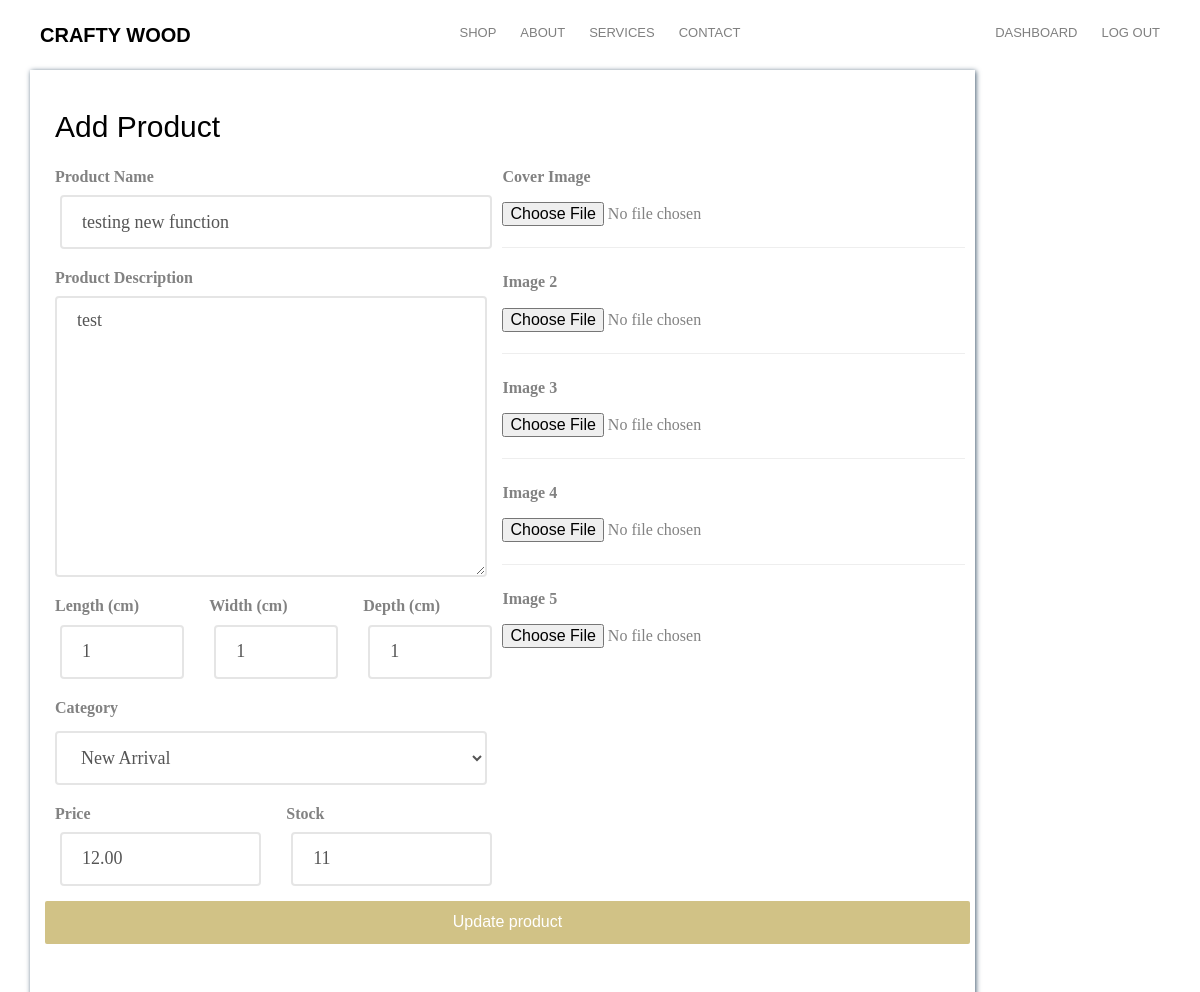
Before: /updateproduct/1 (signed in) with the older database file.
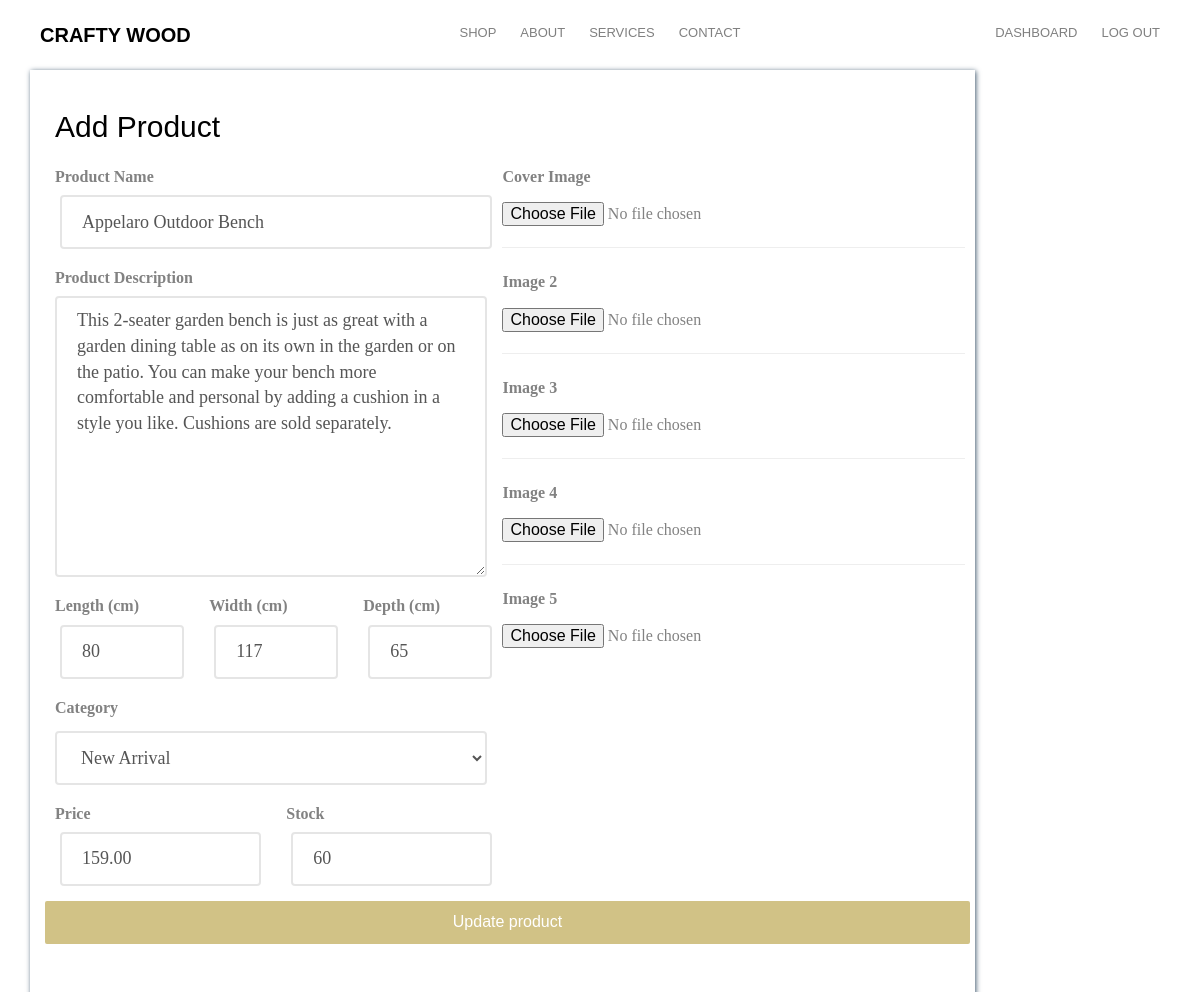
After: the same page with the newer database file.
### ecommercesite/database.py (models this page shows, shortened)
class Addproducts(db.Model):
    __searchable__ = ['name','description']
    id = db.Column(db.Integer, primary_key=True)
    name = db.Column(db.String(80), nullable=False)
    description = db.Column(db.Text, nullable=False)
    length = db.Column(db.Integer, nullable=False)
    width = db.Column(db.Integer, nullable=False)
    depth = db.Column(db.Integer, nullable=False)
    category_id = db.Column(db.Integer, db.ForeignKey('category.id'),nullable=False)
    category = db.relationship('Category',backref=db.backref('categories', lazy=True))
    price = db.Column(db.Numeric(10,2), nullable=False)
    stock = db.Column(db.Integer, nullable=False)
    pub_date = db.Column(db.DateTime, nullable=False,default=datetime.utcnow)
    image_1 = db.Column(db.String(150), nullable=False, default='product-single-1.jpg')
    image_2 = db.Column(db.String(150), nullable=False, default='product-single-2.jpg')
    image_3 = db.Column(db.String(150), nullable=False, default='product-single-3.jpg')
    image_4 = db.Column(db.String(150), nullable=False, default='product-single-4.jpg')
    image_5 = db.Column(db.String(150), nullable=False, default='product-single-5.jpg')

### ecommercesite/routes.py (the view, shortened to what this page needs)
@app.route('/updateproduct/<int:id>', methods=['GET','POST'])
@login_required
@admin_required
def update_product(id):
    form = UpdateProductForm()
    product = Addproducts.query.get_or_404(id)
    categories = Category.query.all()
    category = form.category.data
    form.name.data = product.name
    form.description.data = product.description
    form.length.data = product.length
    form.width.data = product.width
    form.depth.data = product.depth
    form.price.data = product.price
    form.stock.data = product.stock
    category = product.category_id
    return render_template('admin/add_product.html', form=form, title='Update Product',getproduct=product, categories=categories)

### ecommercesite/database.py (called while the page is built)
@login_manager.user_loader
def load_user(user_id):
    return User.query.get(int(user_id))

### ecommercesite/routes.py (called while the page is built)
def admin_required(f):
    @wraps(f)
    def wrap(*args, **kwargs):
        if current_user.role == "admin":
            return f(*args, **kwargs)
        else:
            abort(401)
    return wrap

### ecommercesite/templates/admin/add_product.html (shortened to what this page needs)
{% extends 'layout.html' %}
{% block content %}
<div class="container tm-mt-big tm-mb-big">
    <div class="row">
          <div class="col-xl-9 col-lg-10 col-md-12 col-sm-12 mx-auto">
            <div class="tm-bg-primary-dark tm-block tm-block-h-auto" id="add_productform">
              <div class="row">
                <div class="col-12">
                  <h2 class="tm-block-title d-inline-block">Add Product</h2>
                </div>
                <form method="POST" enctype="multipart/form-data", action="">
                <div>
                    <div class="row tm-edit-product-row">
                        <div class="col-xl-6 col-lg-6 col-md-12">
                          <form action="" class="tm-edit-product-form">
                            <div class="form-group mb-3">
                                <label for="name">Product Name</label>
                                {{ form.name(class="form-control") }}
                            </div>
                            <div class="form-group mb-3">
                                <label for="name">Product Description</label>
                                {{ form.description(class="form-control", rows="10") }}
                            </div>
                            <div class="row">
                            <div class="form-group mb-3  col-sm-4">
                              <label for="price">Length (cm)</label>
                              {{ form.length(class="form-control") }}
                            </div>
                            <div class="form-group mb-3 col-sm-4">
                              <label
                                for="stock">Width (cm)</label>
                                {{ form.width(class="form-control") }}
                            </div>
                            <div class="form-group mb-3 col-sm-4">
                              <label
                                for="stock">Depth (cm)</label>
                                {{ form.depth(class="form-control") }}
                            </div>
                          </div>
                            <div class="form-group mb-3">
                                <label for="category">{{form.category.label}}</label>
                                {{form.category(class="form-control")}}
                            </div>
                            <div class="row">
                                <div class="form-group mb-3 col-xs-12 col-sm-6">
                                    <label for="price">Price</label>
                                    {{ form.price(class="form-control") }}
                                  </div>
                                  <div class="form-group mb-3 col-xs-12 col-sm-6">
                                    <label
                                      for="stock">Stock</label>
                                      {{ form.stock(class="form-control") }}
                                  </div>
                            </div>
                        </div>
                            <div class="form-group mb-3">
                            <label>{{form.image_1.label}}</label>
                            {{ form.image_1 }}
                            <hr>
                            <label>{{form.image_2.label}}</label>
                            {{ form.image_2 }}
                            <hr>
                            <label>{{form.image_3.label}}</label>
                            {{ form.image_3 }}
                            <hr>
                            <label>{{form.image_4.label}}</label>
                            {{ form.image_4 }}
                            <hr>
                            <label>{{form.image_5.label}}</label>
                            {{ form.image_5 }}
                            </div>
                <p><input type="submit" value="{% if getproduct %}Update {% else %}Add{% endif %} product" class="btn btn-primary btn-block mx-auto">
                </form>
            </div>
      <div class="col-md-1"></div>
    </div>
</div>
{% endblock content %}

Changed rows visible on the page:
changed Addproducts "New Arrival": name "testing new function" → "Appelaro Outdoor Bench"; description "test" → "This 2-seater garden bench is just as great with a garden dining table as on its own in the garden or on the patio. You can make your bench more comfortable and personal by adding a cushion in a style you like. Cushions are sold separately."; length "1" → "80"; width "1" → "117"; depth "1" → "65"; price "12.00" → "159.00"; stock "11" → "60"
